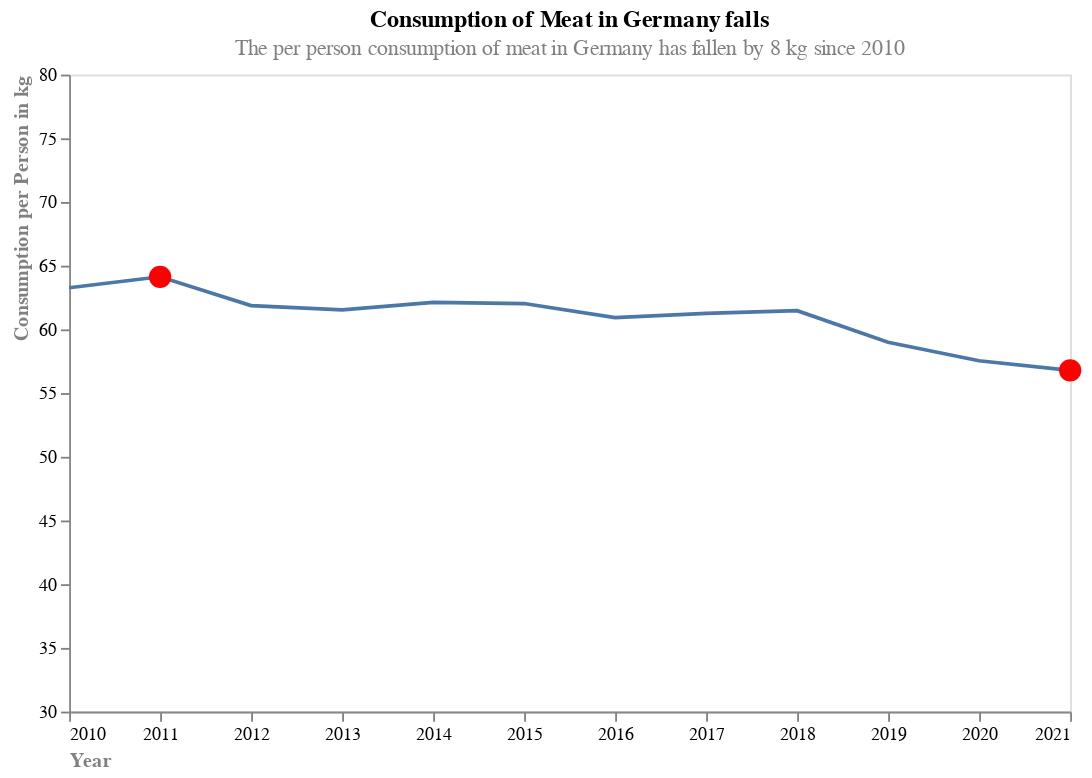

The notebook cell this image was saved under:
### Code cell
point_2011 = alt.Chart(df_consumption[df_consumption['Year'] == '2011-01-01'  ]).mark_circle(opacity=1, size=150).encode(
 x=alt.X('Year:T'),
 y=alt.Y('Consumption per Person:Q'),
 color=alt.value('red'),
)

point_2021 = alt.Chart(df_consumption[df_consumption['Year'] == '2021-01-01']).mark_circle(opacity=1, size=150).encode(
 x=alt.X('Year:T'),
 y=alt.Y('Consumption per Person:Q'),
 color=alt.value('red'),
)


line_chart + point_2011 + point_2021

### Figure 1 — Vega-Lite specification as saved in the notebook (floating-point values rounded to 4 significant figures)
{"config": {"view": {"continuousWidth": 300, "continuousHeight": 300}}, "layer": [{"data": {"name": "data-b92174f2e835cf9e4fdb5a0cca68266b"}, "mark": {"type": "line"}, "encoding": {"strokeWidth": {"value": 2}, "x": {"axis": {"title": "Year", "titleColor": "grey", "titleAnchor": "start", "labelAngle": 0, "grid": false, "tickColor": "grey", "format": "%Y"}, "field": "Year", "type": "temporal"}, "y": {"axis": {"title": "Consumption per Person in kg", "titleColor": "grey", "titleAnchor": "end", "grid": false, "tickColor": "grey"}, "field": "Consumption per Person", "scale": {"domain": [30, 80]}, "type": "quantitative"}}, "title": {"text": "Consumption of Meat in Germany falls", "subtitle": "The per person consumption of meat in Germany has fallen by 8 kg since 2010", "subtitleColor": "grey"}}, {"data": {"name": "data-155579ef5ebd4e9f77754e863e40d059"}, "mark": {"type": "circle", "opacity": 1, "size": 150}, "encoding": {"color": {"value": "red"}, "x": {"field": "Year", "type": "temporal"}, "y": {"field": "Consumption per Person", "type": "quantitative"}}}, {"data": {"name": "data-0b4e8dab6aaca31a9522c916a287e5af"}, "mark": {"type": "circle", "opacity": 1, "size": 150}, "encoding": {"color": {"value": "red"}, "x": {"field": "Year", "type": "temporal"}, "y": {"field": "Consumption per Person", "type": "quantitative"}}}], "height": 350, "width": 550, "$schema": "https://vega.github.io/schema/vega-lite/v5.16.3.json", "datasets": {"data-b92174f2e835cf9e4fdb5a0cca68266b": [{"Year": "2021-01-01T00:00:00", "Consumption per Person": 56.79, "MaxConsumption": 64.13, "MinConsumption": 56.79}, {"Year": "2020-01-01T00:00:00", "Consumption per Person": 57.54, "MaxConsumption": 64.13, "MinConsumption": 56.79}, {"Year": "2019-01-01T00:00:00", "Consumption per Person": 59.0, "MaxConsumption": 64.13, "MinConsumption": 56.79}, {"Year": "2018-01-01T00:00:00", "Consumption per Person": 61.47, "MaxConsumption": 64.13, "MinConsumption": 56.79}, {"Year": "2017-01-01T00:00:00", "Consumption per Person": 61.26, "MaxConsumption": 64.13, "MinConsumption": 56.79}, {"Year": "2016-01-01T00:00:00", "Consumption per Person": 60.93, "MaxConsumption": 64.13, "MinConsumption": 56.79}, {"Year": "2015-01-01T00:00:00", "Consumption per Person": 62.03, "MaxConsumption": 64.13, "MinConsumption": 56.79}, {"Year": "2014-01-01T00:00:00", "Consumption per Person": 62.12, "MaxConsumption": 64.13, "MinConsumption": 56.79}, {"Year": "2013-01-01T00:00:00", "Consumption per Person": 61.53, "MaxConsumption": 64.13, "MinConsumption": 56.79}, {"Year": "2012-01-01T00:00:00", "Consumption per Person": 61.87, "MaxConsumption": 64.13, "MinConsumption": 56.79}, {"Year": "2011-01-01T00:00:00", "Consumption per Person": 64.13, "MaxConsumption": 64.13, "MinConsumption": 56.79}, {"Year": "2010-01-01T00:00:00", "Consumption per Person": 63.27, "MaxConsumption": 64.13, "MinConsumption": 56.79}], "data-155579ef5ebd4e9f77754e863e40d059": [{"Year": "2011-01-01T00:00:00", "Consumption per Person": 64.13, "MaxConsumption": 64.13, "MinConsumption": 56.79}], "data-0b4e8dab6aaca31a9522c916a287e5af": [{"Year": "2021-01-01T00:00:00", "Consumption per Person": 56.79, "MaxConsumption": 64.13, "MinConsumption": 56.79}]}}
